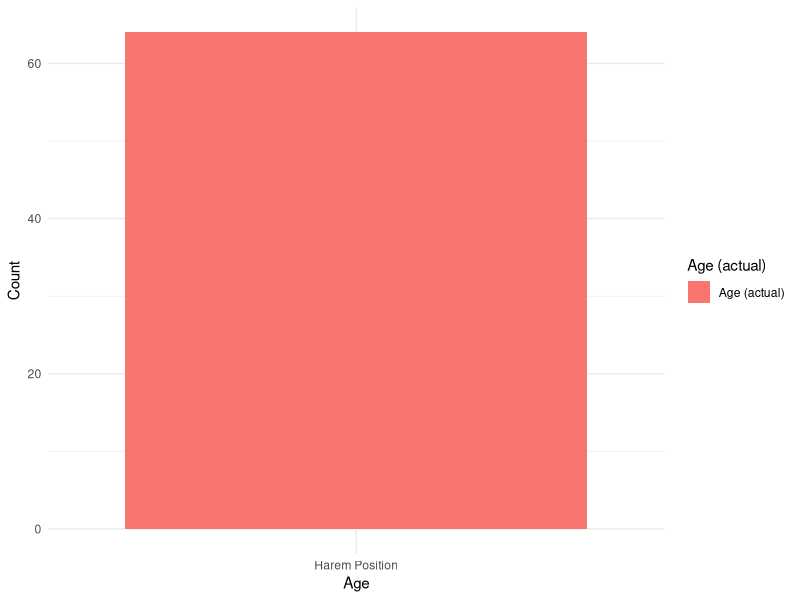

Generate this figure with R:
library(readr)
library(dplyr)
library(tidyr)

setwd("/Users/gabbycorneille/Desktop/Senior Thesis/Senior_Thesis")

resight_data <- read_csv("IntermediateData/Thesis Resights.csv")

library(ggplot2)

ggplot(resight_data, aes(x = "Harem Position", fill = "Age (actual)")) +
  geom_bar(position = "dodge") +
  labs(x = "Age",
       y = "Count",
       fill = "Age (actual)") +
  theme_minimal()
